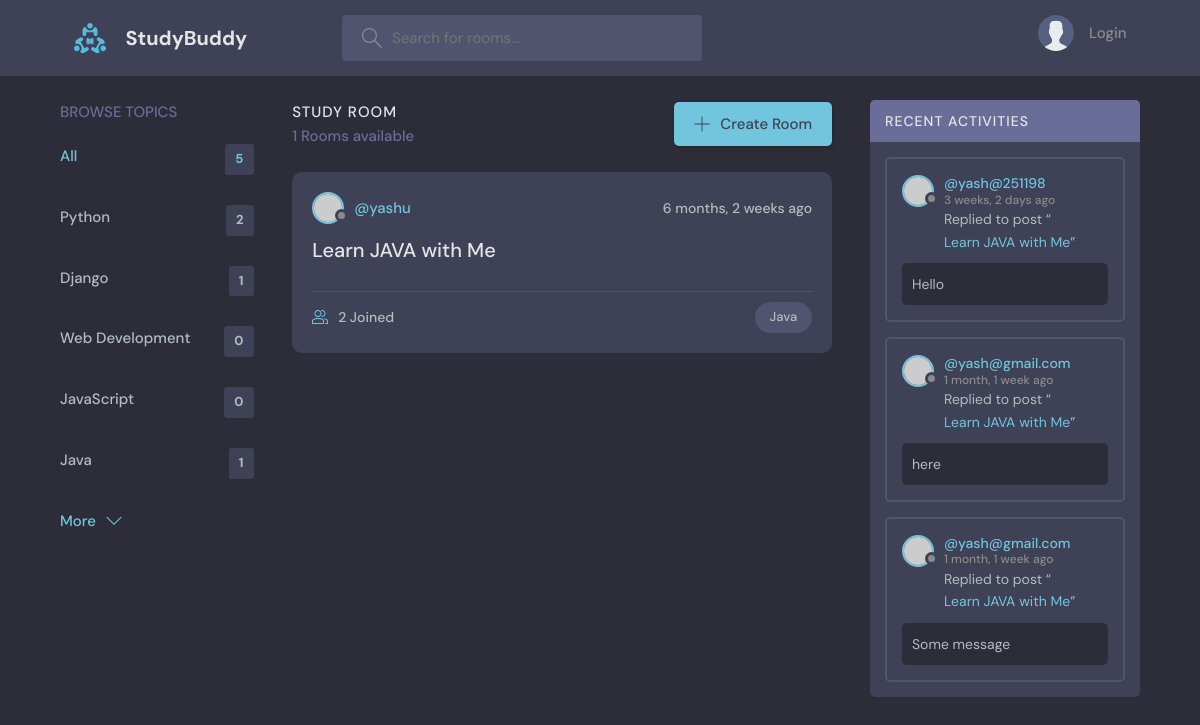
/room/?q=Java, run on the app's committed database.
### base/models.py (models this page shows, shortened)
class Topic(models.Model):
    name = models.CharField(max_length = 200)

class Room(models.Model):
    host = models.ForeignKey(User, on_delete=models.SET_NULL, null = True)
    topic = models.ForeignKey(Topic, on_delete=models.SET_NULL, null = True)
    name = models.CharField(max_length = 200)
    description = models.TextField(null = True, blank = True) # blank allows a blank form field submissions
    participants = models.ManyToManyField(User, related_name='participants', blank=True)
    updated = models.DateTimeField(auto_now = True) # Takes a timestamp whenever we save the item
    created = models.DateTimeField(auto_now_add = True) # Takes a timestamp when we first create an instance
    class Meta:
        ordering = ['-updated', '-created']
    def __str__(self):
        return self.name

class Message(models.Model):
    user = models.ForeignKey(User, on_delete=models.CASCADE)
    room = models.ForeignKey(Room, on_delete=models.CASCADE) #If room is deleted then the messages are deleted too
    body = models.TextField()
    updated = models.DateTimeField(auto_now = True)
    created = models.DateTimeField(auto_now_add = True)
    class Meta:
        ordering = ['-updated', '-created']
    def __str__(self):
        return self.body[0:50] # For the preview of Room

### base/views.py (the view)
# urls.py: path('room/', views.room_function, name="room_function"),
def room_function(request):
    q = request.GET.get('q') if (request.GET.get('q') != None) else ''
    rooms = Room.objects.filter(
        Q(topic__name__icontains=q) |
        Q(name__icontains=q) |
        Q(description__icontains=q)
    )
    topics = Topic.objects.all()
    room_count = rooms.count()
    room_messages =  Message.objects.filter(Q(room__topic__name__icontains=q))
    context = {"rooms":rooms, "topics":topics, "room_count": room_count, "room_messages":room_messages}
    return render(request, 'base/room.html', context)

### base/templates/base/room.html (shortened to what this page needs)
{% extends 'main.html' %}
{% block content %}
    <main class="layout layout--3">
      <div class="container">
        {% include 'base/topic_component.html' %}
        <div class="roomList">
          <div class="roomList__header">
            <div>
              <h2>Study Room</h2>
              <p>{{room_count}} Rooms available</p>
            </div>
            <a class="btn btn--main" href="{% url 'create_room' %}">
              <svg version="1.1" xmlns="http://www.w3.org/2000/svg" width="32" height="32" viewBox="0 0 32 32">
                <title>add</title>
                <path
                  d="M16.943 0.943h-1.885v14.115h-14.115v1.885h14.115v14.115h1.885v-14.115h14.115v-1.885h-14.115v-14.115z"
                ></path>
              </svg>
              Create Room
            </a>
          </div>
          {% include 'base/feed_component.html' %}
        </div>
        {% include 'base/activity_component.html' %}
      </div>
    </main>
  {% endblock %}

### base/templates/base/topic_component.html
<div class="topics">
    <div class="topics__header">
      <h2>Browse Topics</h2>
    </div>
    <ul class="topics__list">
      <li>
        <a href="{% url 'room_function' %}" class="active">All <span>{{topics.count}}</span></a>
      </li>
      {% for topic in topics %}
            <li>
                <a href="{% url 'room_function' %}?q={{topic.name}}">{{topic.name}} <span>{{topic.room_set.all.count}}</span> </a>
            </li>
        {% endfor %}
    </ul>
    <a class="btn btn--link" href="topics.html">
      More
      <svg version="1.1" xmlns="http://www.w3.org/2000/svg" width="32" height="32" viewBox="0 0 32 32">
        <title>chevron-down</title>
        <path d="M16 21l-13-13h-3l16 16 16-16h-3l-13 13z"></path>
      </svg>
    </a>
  </div>

### base/templates/base/feed_component.html (shortened to what this page needs)
{% for room in rooms %}
<div class="roomListRoom">
    <div class="roomListRoom__header">
      <a href="{% url 'user_profile' room.host.id %}" class="roomListRoom__author">
        <div class="avatar avatar--small">
          <img src="https://randomuser.me/api/portraits/women/11.jpg" />
        </div>
        <span>@{{room.host.username}}</span>
      </a>
      <div class="roomListRoom__actions">
        <span>{{room.created | timesince}} ago</span>
      </div>
    </div>
    <div class="roomListRoom__content">
      <a href="{% url 'solo_room' room.id %}">{{room.name}}</a>
    </div>
    <div class="roomListRoom__meta">
      <a href="room.html" class="roomListRoom__joined">
        {{room.participants.all.count}} Joined
      </a>
      <p class="roomListRoom__topic">{{room.topic.name}}</p>
    </div>
  </div>
{% endfor %}

### base/templates/base/activity_component.html (shortened to what this page needs)
<div class="activities">
    <div class="activities__header">
      <h2>Recent Activities</h2>
    </div>
    {% for message in room_messages %}
    <div class="activities__box">
      <div class="activities__boxHeader roomListRoom__header">
        <a href="{% url 'user_profile' message.user.id %}" class="roomListRoom__author">
          <div class="avatar avatar--small">
            <img src="https://randomuser.me/api/portraits/women/11.jpg" />
          </div>
          <p>
            @{{message.user}}
            <span>{{message.created | timesince}} ago</span>
          </p>
        </a>
      </div>
      <div class="activities__boxContent">
        <p>Replied to post “<a href="{% url 'solo_room' message.room.id %}">{{message.room}}</a>”</p>
        <div class="activities__boxRoomContent">
          {{message}}
        </div>
      </div>
    </div>
    {% endfor %}
  </div>

### data on the page
Topic: name "Python", room_set.all.count "2"
Topic: name "Django", room_set.all.count "1"
Topic: name "Web Development", room_set.all.count "0"
Topic: name "JavaScript", room_set.all.count "0"
Topic: name "Java", room_set.all.count "1"
Room: host.username "yashu", created "6 months, 2 weeks", name "Learn JAVA with Me", participants.all.count "2", topic.name "Java"
Message: user "yash@251198", created "3 weeks, 2 days", room "Learn JAVA with Me", body "Hello"
Message: user "yash@gmail.com", created "1 month, 1 week", room "Learn JAVA with Me", body "here"
Message: user "yash@gmail.com", created "1 month, 1 week", room "Learn JAVA with Me", body "Some message"

### other printed values
{{ topics.count }} "5"
{{ room_count }} "1"
